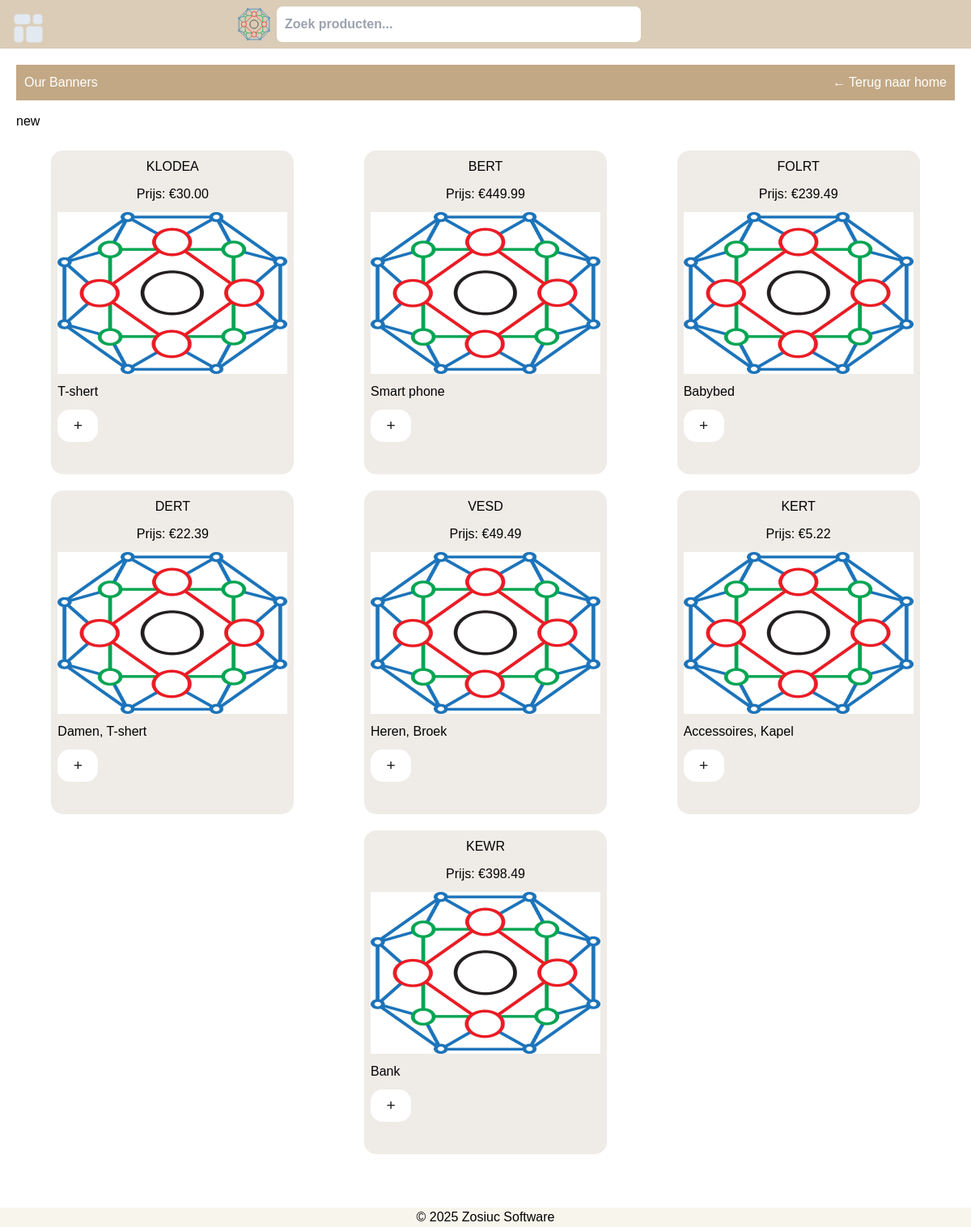
The page /banners/new on the database as committed earlier.
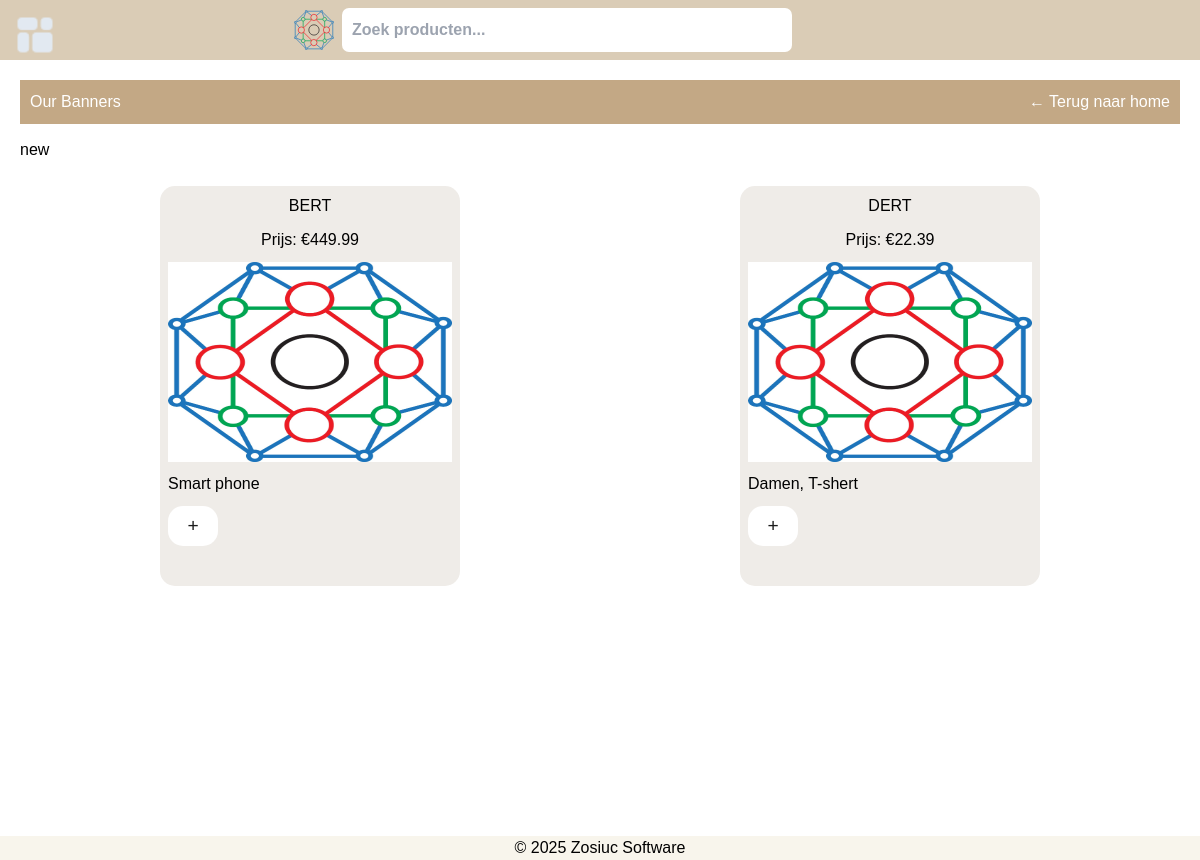
The same page on the database as committed later.
### store/models.py (models this page shows, shortened)
class Product(models.Model):
    category = models.ForeignKey(Category, on_delete=models.CASCADE)
    name = models.CharField(max_length=100)
    description = models.TextField(blank=True)
    price = models.DecimalField(max_digits=10, decimal_places=2)
    image = models.ImageField(upload_to='products/', blank=True, null=True)
    created_at = models.DateTimeField(auto_now_add=True)
    updated_at = models.DateTimeField(auto_now=True)
    new = models.BooleanField(default=False)

### store/views.py (the view, shortened to what this page needs)
# urls.py: path('banners/<str:banner>', views.banners, name='banners'),
def banners(request, banner):
    if banner == 'new':
        products = Product.objects.filter(new=True)
    return render(request, 'store/banners.html', {'banner': banner, 'products':products})

### store/templates/store/banners.html (shortened to what this page needs)
{% extends "base.html" %}
{% load static %}
{% block article %}
<nav class="second_header">
    <h1>Our Banners</h1>
    <a href="{% url 'home'  %}">← Terug naar home</a>
</nav>
<h1>{{ banner }}</h1>
<div class="products_list">
    {% for product in products %}
    <a class="product " href="{% url 'product_detail' product.id %}">
        <h2 class="product_name ">{{ product.name }}</h2>
        <p class="product_price ">Prijs: €{{ product.price }}</p>
        {% if product.image %}
        <img src="{{ product.image.url }}" alt="{{ product.name }}" class="product_image ">
        {% endif %}
        <p class="product_description ">{{ product.description }}</p>
        <form method="post" action="{% url 'add_to_cart' product.id %}">
            <button class="add  " type="submit">+</button>
        </form>
    </a>
    {% empty %}
    <p>Geen producten gevonden.</p>
    {% endfor %}
</div>
{% endblock article %}

Rows that differ between the two databases and show on the page:
no longer on this page (row edited): Product: name "KLODEA", price "30.00", image (picture), description "T-shert"
no longer on this page (row edited): Product: name "FOLRT", price "239.49", image (picture), description "Babybed"
no longer on this page (row edited): Product: name "VESD", price "49.49", image (picture), description "Heren, Broek"
no longer on this page (row edited): Product: name "KERT", price "5.22", image (picture), description "Accessoires, Kapel"
no longer on this page (row edited): Product: name "KEWR", price "398.49", image (picture), description "Bank"
